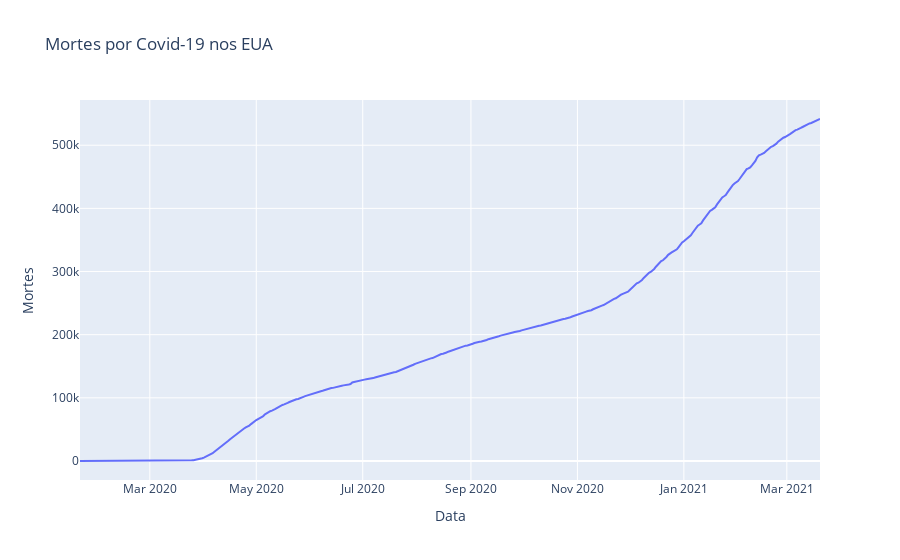

Notebook code cell kept with this figure:
### Code cell
# Agora, visualizar as mortes
px.line(database, 'Data', 'Mortes', title='Mortes por Covid-19 nos EUA')

### Figure 1 — Plotly figure (JSON) as saved in the notebook; plotly's stock layout.template omitted (floating-point values rounded to 4 significant figures; data arrays with more than 128 entries replaced by an {"elided": "..."} marker saying what was removed)
{"data": [{"hovertemplate": "Data=%{x}<br>Mortes=%{y}<extra></extra>", "legendgroup": "", "line": {"color": "#636efa", "dash": "solid"}, "mode": "lines", "name": "", "orientation": "v", "showlegend": false, "type": "scatter", "x": {"elided": "425 str values"}, "xaxis": "x", "y": {"elided": "425 int values"}, "yaxis": "y"}], "layout": {"legend": {"tracegroupgap": 0}, "title": {"text": "Mortes por Covid-19 nos EUA"}, "xaxis": {"anchor": "y", "domain": [0, 1], "title": {"text": "Data"}}, "yaxis": {"anchor": "x", "domain": [0, 1], "title": {"text": "Mortes"}}}}
